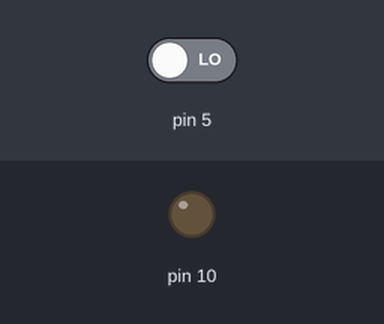
Simulated run of this sketch. Board: Arduino Uno, built with avr-gcc and run on an emulated ATmega328P. Parts: output pins drawn as LEDs (lit = HIGH). Inputs (shaded band) come from the test bench; at power-on: pin 5 LOW.

Above: at 1.2 s.
1.3 s: pin 5 driven HIGH
At 2.1 s:
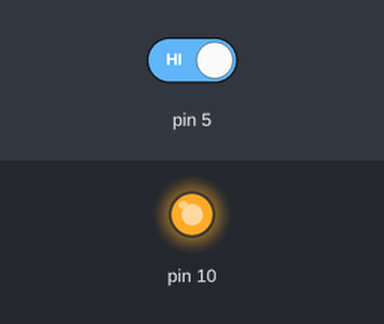
2.8 s: pin 5 driven LOW
At 3.2 s:
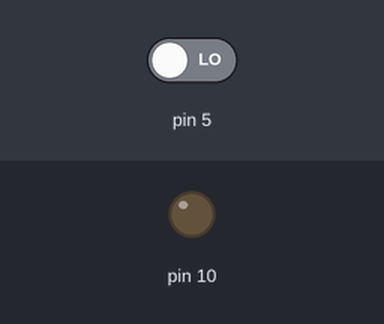
Timing chart, 0 to 5.8 s (numbered marks = the images above; inputs shaded):
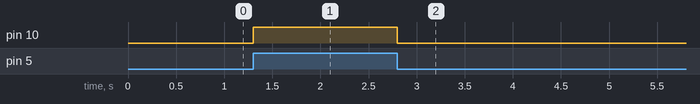

Measured:
- after the input at 1.3 s, pin 10: LOW → HIGH at once
- after the input at 2.8 s, pin 10: HIGH → LOW at once

The sketch:

lab-3.ino
```cpp
// C++ code
//
void setup()
{
  pinMode(10, OUTPUT);
  pinMode(5,INPUT);
}

void loop()
{
  if(digitalRead(5) == HIGH){
  	digitalWrite(10, HIGH);
  }
  else{
  	digitalWrite(10, LOW);
  }
}
```
